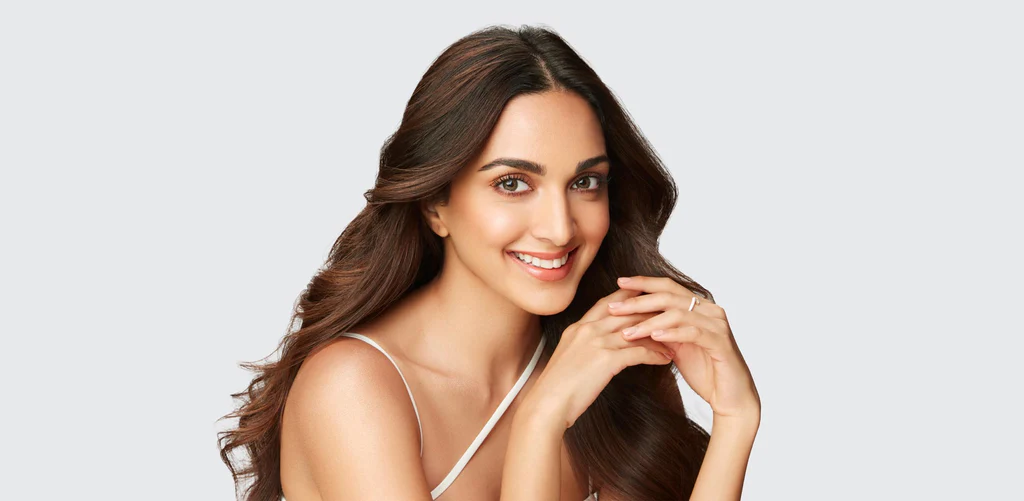
#> input picture opencv/images/img-1.webp, 1024 x 501 px, found by its file name
$ jupyter execute OpenCV_text_over_image_6.ipynb
#> lines starting #> are read from the running program, lines starting #| are printed output that depends on the picture
[cell 1]
import cv2

[cell 2]
img = cv2.imread(r"C:\Users\anmol sarin\OneDrive\Desktop\me\opencv\images\img-1.webp")
#> img is the input picture: shape (501, 1024, 3); mean B, G, R 186.6, 193.5, 205.4

text = cv2.putText(img = img,
                   text="Hello World",
                   org=(80,80),
                   fontFace =cv2.FONT_HERSHEY_SIMPLEX ,
                   fontScale = 3 ,
                   color = (0,0,255),
                   thickness = 3,
                   lineType = cv2.LINE_8,
                   bottomLeftOrigin = False)

cv2.imshow("image",text)
cv2.waitKey(0)
cv2.destroyAllWindows()

[cell 3]
img = cv2.imread(r"C:\Users\anmol sarin\OneDrive\Desktop\me\opencv\images\img-1.webp")

text = cv2.putText(img = img,
                   text="Hello World",
                   org=(80,80),
                   fontFace =cv2.FONT_HERSHEY_SIMPLEX ,
                   fontScale = 3 ,
                   color = (0,0,255),
                   thickness = 3,
                   lineType = cv2.LINE_8,
                   bottomLeftOrigin = False)
text = cv2.putText(img = text,
                   text="Hello World",
                   org=(80,80),
                   fontFace =cv2.FONT_HERSHEY_SIMPLEX ,
                   fontScale = 3 ,
                   color = (255,0,255),
                   thickness = 3,
                   lineType = cv2.LINE_8,
                   bottomLeftOrigin = True)
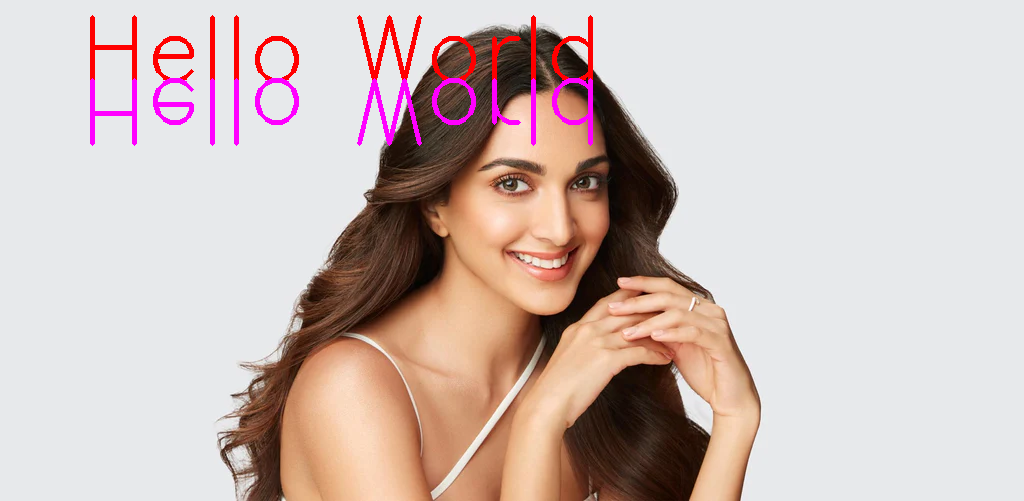
#> text: shape (501, 1024, 3); mean B, G, R 185.5, 189.3, 206.9


cv2.imshow("image",text)
cv2.waitKey(0)
cv2.destroyAllWindows()


$ run again, with opencv/images/img-2.webp copied over opencv/images/img-1.webp
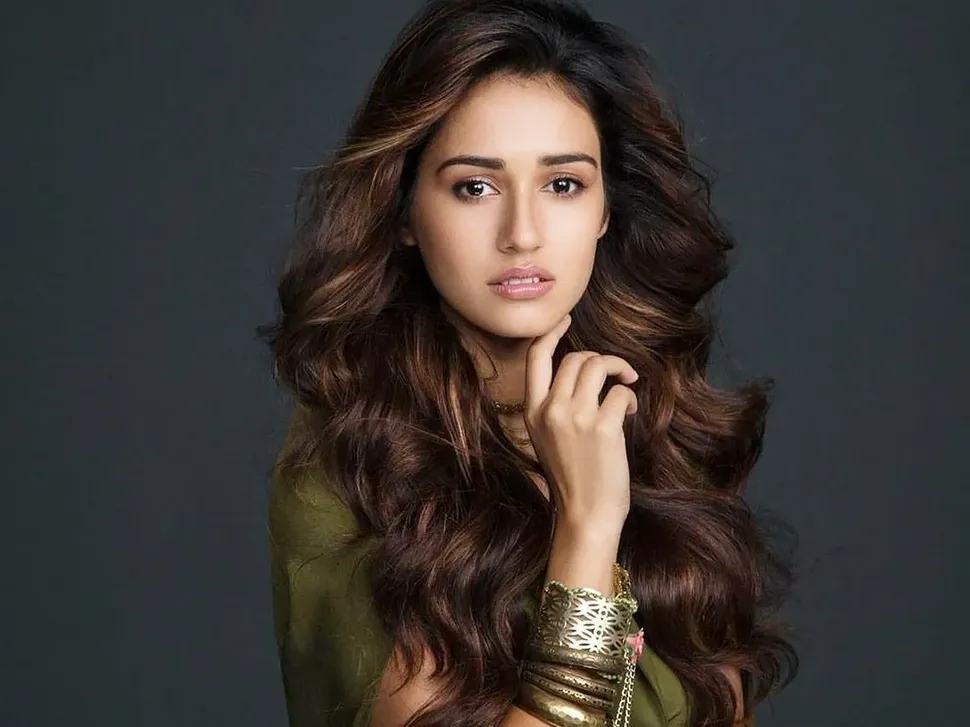
#> input picture opencv/images/img-2.webp, 970 x 727 px, shrunk from 1200 x 900 before the run, found by its file name
#> img is the input picture: shape (727, 970, 3); mean B, G, R 52.2, 55.6, 60.1
#> `text = cv2.putText(img = text, text="Hello World", org=(80,80), fontFa..`:
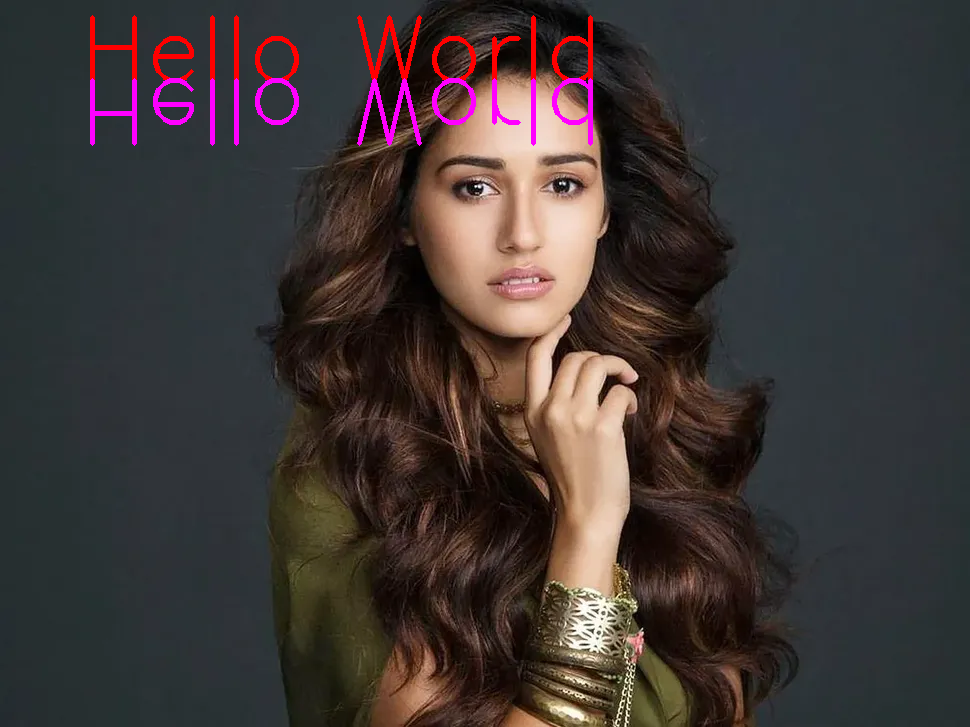
#> text: shape (727, 970, 3); mean B, G, R 53.5, 54.7, 63.3

$ run again, with opencv/images/img-3.webp copied over opencv/images/img-1.webp
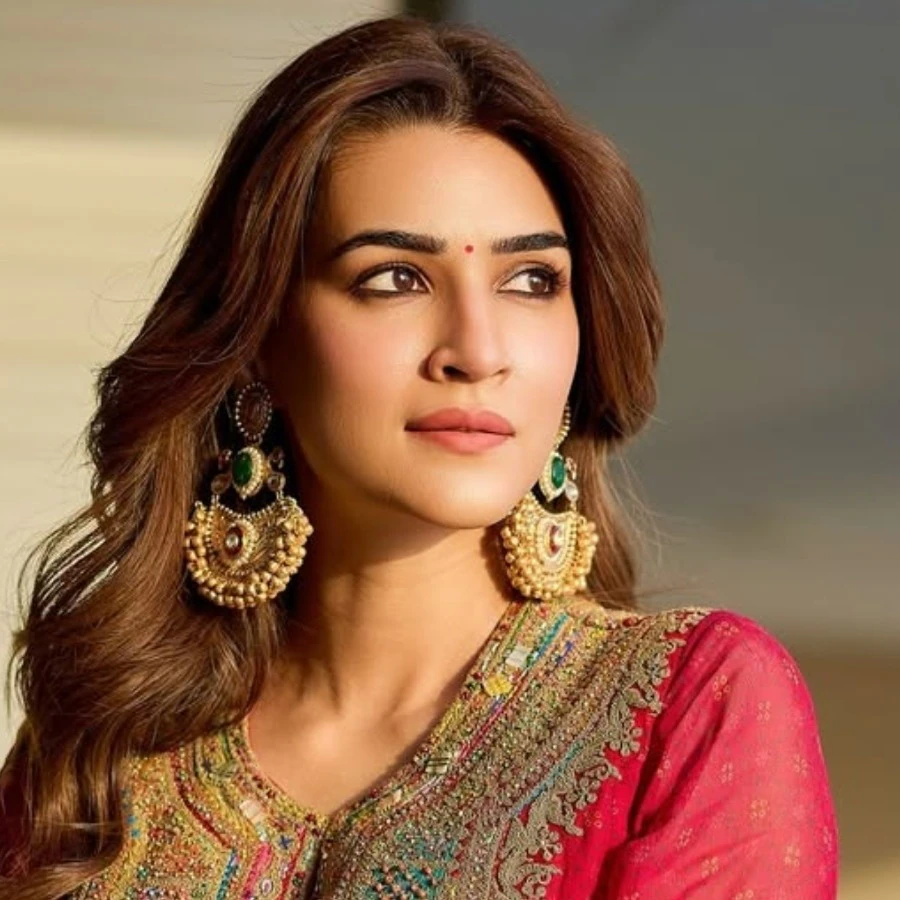
#> input picture opencv/images/img-3.webp, 900 x 900 px, found by its file name
#> img is the input picture: shape (900, 900, 3); mean B, G, R 76.8, 100.9, 140.1
#> `text = cv2.putText(img = text, text="Hello World", org=(80,80), fontFa..`:
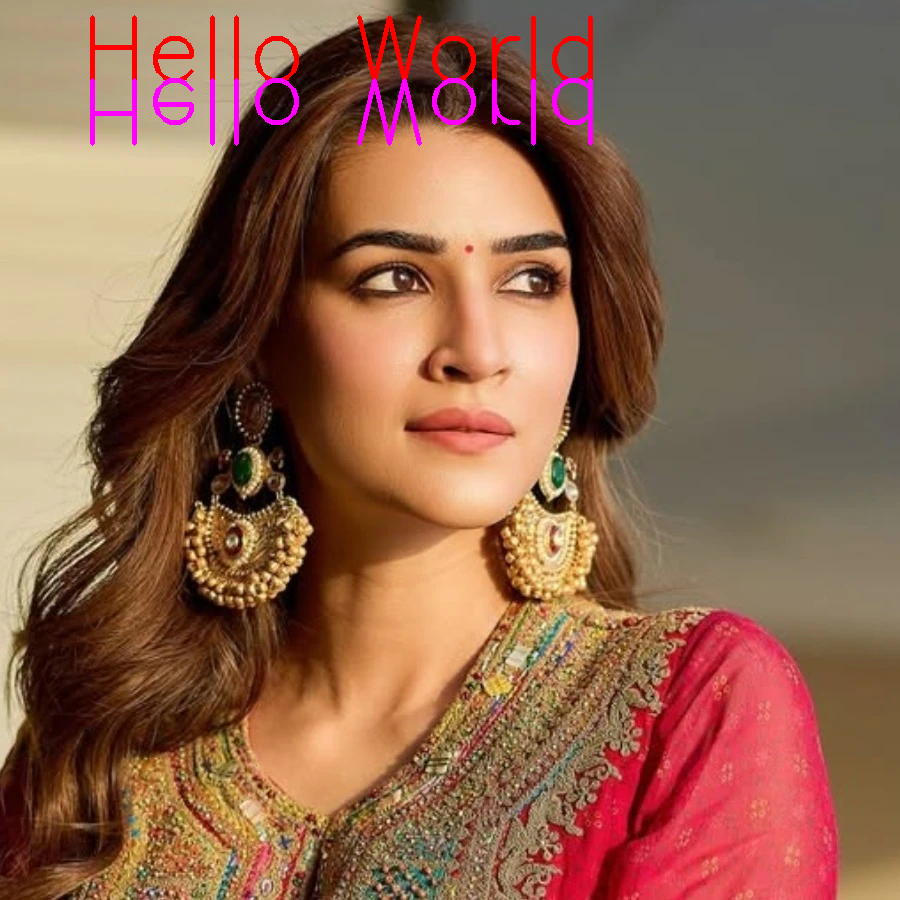
#> text: shape (900, 900, 3); mean B, G, R 77.6, 99.4, 142
